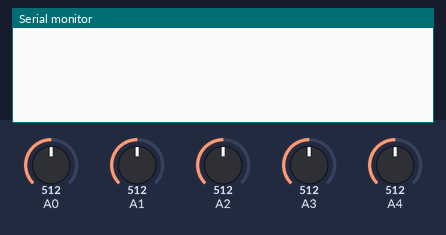
The sketch below on a simulated Arduino Uno, built with avr-gcc and run on an emulated ATmega328P. Parts: the last lines printed to the serial monitor. The inputs (shaded band) are chosen by the test bench; at power-on: A1 = 512, A2 = 512, A4 = 512, A0 = 512, A3 = 512.

Above: at 1.2 s.
1.3 s: A1 set to 890
2.8 s: A1 set to 912
At 2.92 s:
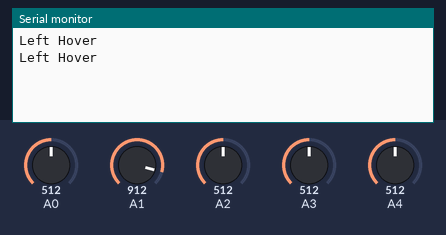
4.7 s: A2 set to 884
At 4.73 s:
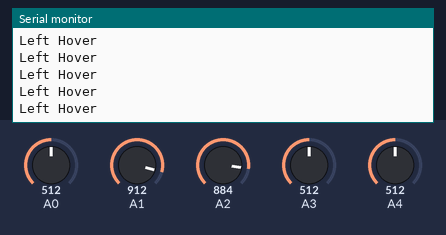
6.2 s: A2 set to 912
7.8 s: A4 set to 886
At 8.9 s:
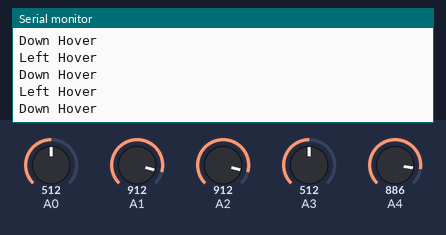
9.3 s: A4 set to 918
At 9.8 s:
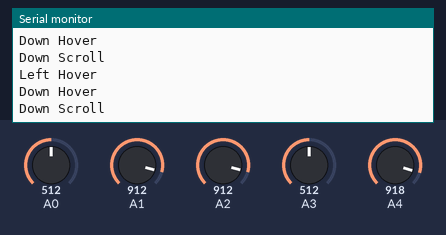

Measured:
- the behaviour switches between 900 and 901 on A1 (found by bisection; images 0 and 1)
- the behaviour switches between 900 and 901 on A4 (found by bisection; images 3 and 4)
- after the input at 2.8 s, the serial monitor: prints a new line at once (image 1)
- after the input at 9.3 s, the serial monitor: prints a new line after 0.09 s (image 4)

The sketch:

mouse.ino
```cpp
void setup() {
  Serial.begin(9600);
}

void loop() {
  int a0Value = analogRead(A0);
  int a1Value = analogRead(A1);
  int a2Value = analogRead(A2);
  int a3Value = analogRead(A3);
  int a4Value = analogRead(A4);

  // Check the conditions and print messages accordingly
  if (a0Value == 0) {
    Serial.println("Right Click");
  }
  if (a1Value > 900) {
    Serial.println("Left Hover");
  }
  if (a1Value < 100) {
    Serial.println("Right Hover");
  }
  if (a2Value > 900) {
    Serial.println("Down Hover");
  }
  if (a2Value < 100) {
    Serial.println("Up Hover");
  }
  if (a4Value > 900) {
    Serial.println("Down Scroll");
  }
  if (a4Value < 100) {
    Serial.println("Up Scroll");
  }
  if (a3Value == 0) {
    Serial.println("Left Click");
  }

  delay(100); // Adjust the delay as needed to control the output frequency
}
```
